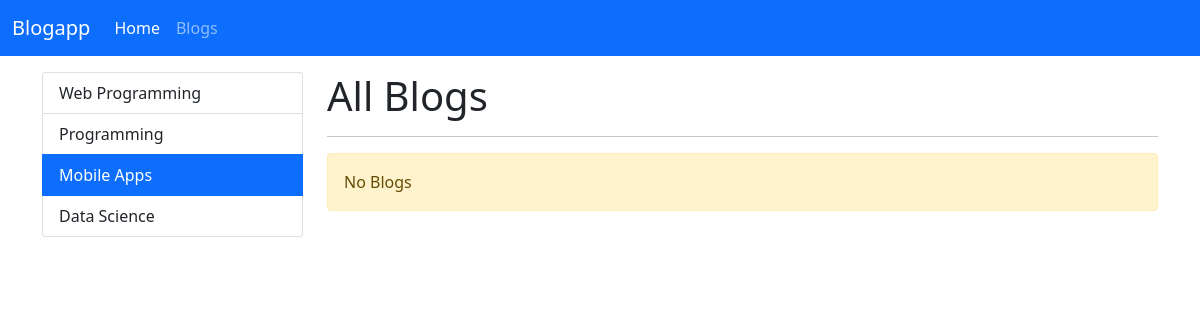
Before: /category/mobile-apps with the older database file.
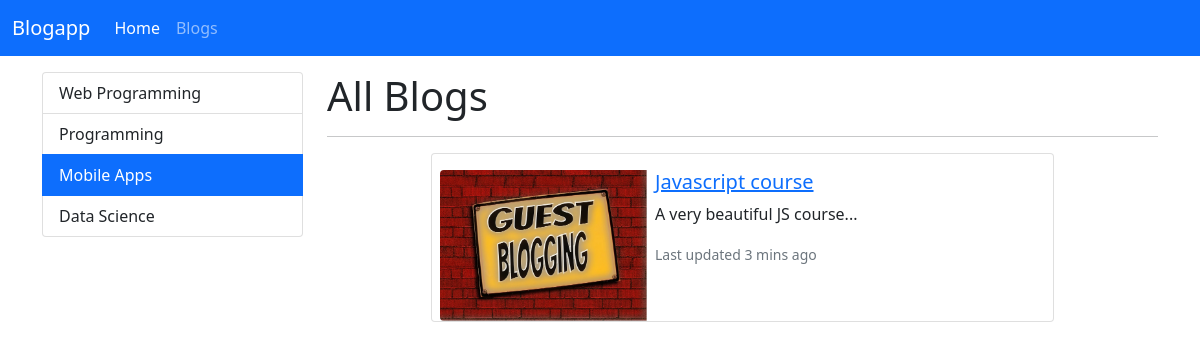
After: the same page with the newer database file.
### blog/models.py (models this page shows, shortened)
class Category(models.Model):
    name = models.CharField(max_length=150)
    slug = models.SlugField(null=False, blank=True, unique=True, db_index=True, editable=False)

class Blog(models.Model):
    title = models.CharField(max_length=200)
    image = models.ImageField(upload_to="blogs")
    description = RichTextField()
    is_active = models.BooleanField(default=False)
    is_home = models.BooleanField(default=False)
    slug = models.SlugField(null=False, blank=True, unique=True, db_index=True, editable=False)
    category = models.ForeignKey(Category, default=1, on_delete=models.CASCADE)

### blog/views.py (the view)
# urls.py: path("category/<slug:slug>", views.blogs_by_category, name="blogs_by_category"),
def blogs_by_category(request, slug):
    context = {
        "blogs": Blog.objects.filter(is_active=True, category__slug=slug),
        "categories": Category.objects.all(),
        "selected_category": slug
    }
    return render(request, "blog/blogs.html", context)

### blog/templates/blog/blogs.html (shortened to what this page needs)
{% extends "base.html" %}
{% block content %}
<div class="container mt-3">
    <div class="row">
        <div class="col-3">
            {% include "partials/_categories.html" %}
        </div>
        <div class="col-9">
            <h1>All Blogs</h1>
            <hr>
            {% if blogs %}
            {% for blog in blogs%}
                {% if blog.is_active %}
                    {% include "blog/partials/_blog.html" %}
                {% endif %}
            {% endfor %}
            {% else %}
            <div class="alert alert-warning">No Blogs</div>
            {% endif %}
        </div>
    </div>
</div>
{% endblock %}

### templates/base.html (shortened to what this page needs)
{% load static %}
<!DOCTYPE html>
<html lang="en">
<head>
    <link rel="stylesheet" href="{% static 'css/bootstrap.min.css' %}">
    <link rel="stylesheet" href="{% static 'css/base.css' %}">
</head>
<body>
{% include "partials/_navbar.html" %}
    {% block content %}
    {% endblock %}
</body>
</html>

### templates/partials/_navbar.html (shortened to what this page needs)
  {% with request.resolver_match.url_name as url_name %}
  <nav class="navbar navbar-expand-lg navbar-dark bg-primary">
  <div class="container-fluid">
    <a class="navbar-brand" href="{% url 'home' %}">Blogapp</a>
    <div class="collapse navbar-collapse" id="navbarNav">
      <ul class="navbar-nav">
        <li class="nav-item">
          <a class="nav-link {% if url_name == 'home' or url_name == 'blogs_by_category' %}active{% endif %}" aria-current="page" href="{% url 'home' %}">Home</a>
        </li>
        <li class="nav-item">
          <a class="nav-link {% if url_name == 'blogs' or url_name == 'blog_details' %}active{% endif %}" href="{% url 'blogs' %}">Blogs</a>
        </li>
      </ul>
    </div>
  </div>
</nav>
{% endwith %}

### templates/partials/_categories.html
<div class="list-group">
    {% for category in categories %}
        {% if category.slug == selected_category %}
        <a href="{% url "blogs_by_category" category.slug %}" class="list-group-item list-group-item-action active">{{ category.name|title }}</a>
        {% else %}
        <a href="{% url "blogs_by_category" category.slug %}" class="list-group-item list-group-item-action">{{ category.name|title }}</a>
        {% endif %}
    {% endfor %}
</div>

### blog/templates/blog/partials/_blog.html (shortened to what this page needs)
 {% load static %}
 <div class="card mb-3 w-75 mx-auto">
                <div class="row g-0">
                    <div class="col-md-4">
                        <img src="{{ blog.image.url }}" class="img-fluid rounded-start mt-3 ms-2" alt="...">
                    </div>
                    <div class="col-md-8">
                        <div class="card-body">
                            <a href="{% url 'blog_details' blog.slug %}">
                            <h5 class="card-title">{{ blog.title }}</h5>
                            </a>
                            <p class="card-text">{{ blog.description|striptags|slice:"0:50" }}...</p>
                            <p class="card-text"><small class="text-muted">Last updated 3 mins ago</small></p>
                        </div>
                    </div>
                </div>
            </div>

Changed rows visible on the page:
now on this page (row edited): Blog: image (picture), title "Javascript course", description "A very beautiful JS course"
Other visible differences:
text no longer shown: "No Blogs"
